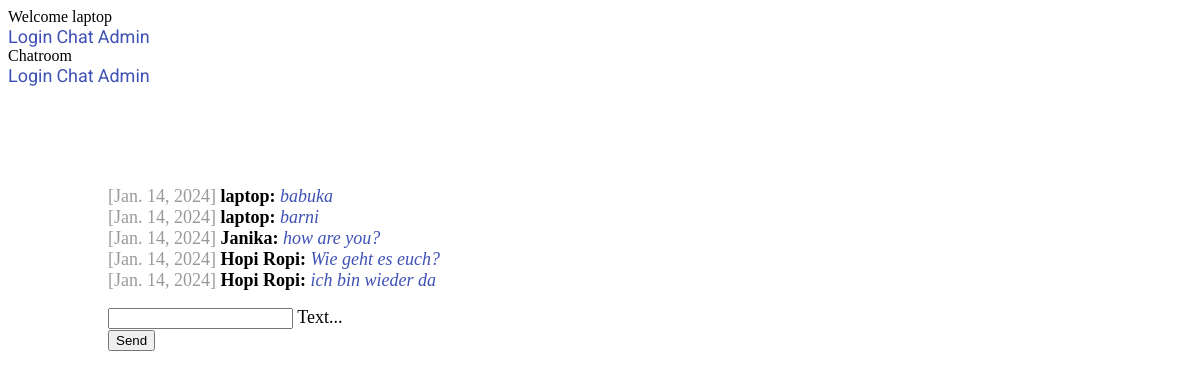
/chat/ (signed in), run on the app's committed database.
### chat/models.py (models this page shows)
class Message(models.Model):
    text = models.CharField(max_length=500)
    created_at = models.DateField(default = date.today)
    chat = models.ForeignKey(Chat, on_delete=models.CASCADE, related_name='chat_message_set', default=None, blank=True, null=True)
    author = models.ForeignKey(settings.AUTH_USER_MODEL, on_delete=models.CASCADE, related_name='author_message_set')
    receiver = models.ForeignKey(settings.AUTH_USER_MODEL, on_delete=models.CASCADE, related_name='receiver_message_set')

### chat/views.py (the view, shortened to what this page needs)
# urls.py: path('chat/', index),
@login_required(login_url = '/login/')
def index(request):
   myChat = Chat.objects.get(id=1)
   chatMessages = Message.objects.filter(chat__id=1)
   return render(request, 'chat/index.html', {'messages': chatMessages})

### chat/templates/chat/index.html (shortened to what this page needs)
{% extends "base.html" %}
{% block content %}
{% if request.user.is_authenticated %}
<div id="messageContainer">
   {% for message in messages %}
     <div>
       <span class="color-gray">[{{ message.created_at }}]{{' '}}</span><b>{{ message.author }}:</b> <i class="color-blue">{{ message.text }}</i>
     </div>
   {% endfor %}
</div>
  <form onsubmit="sendMessage() ; return false;"   method="post">
  <div style="margin-top: 16px;" class="mdl-textfield mdl-js-textfield mdl-textfield--floating-label">
    <input class="mdl-textfield__input" name="textmessage" type="text" id="messageField" />
    <label class="mdl-textfield__label" for="messageField">Text...</label>
  </div>
  <div>
    <button  class="mdl-button mdl-js-button mdl-button--raised mdl-js-ripple-effect mdl-button--accent">Send</button>
  </div>
</form>
{% else %}
  <h1>Nicht eigeloggt</h1>
  <p>Du bist aktuell nicht eingelogt, <br>
  bitte <a href="/login/">hier</a> einlogen.</p>
{% endif %}
{% endblock %}

### templates/base.html (shortened to what this page needs)
<!DOCTYPE html>
<html lang="en">
  <head>
    {% load static %}
    <link rel="stylesheet" href="https://code.getmdl.io/1.3.0/material.indigo-pink.min.css" />
    <link rel="stylesheet" href="{% static 'css/style.css' %}" />
  </head>
  <body>
    <div class="mdl-layout mdl-js-layout mdl-layout--fixed-header">
      <header class="mdl-layout__header">
        <div class="mdl-layout__header-row">
          <span class="mdl-layout-title">
            {% if request.user.is_authenticated %}
              Welcome {{ request.user }}
            {% else %}
              Welcom! Please log in!
            {% endif %}
          </span>
          <nav class="mdl-navigation mdl-layout--large-screen-only">
            <a class="mdl-navigation__link" href="/login/">Login</a>
            <a class="mdl-navigation__link" href="/chat/">Chat</a>
            <a class="mdl-navigation__link" href="/admin/">Admin</a>
          </nav>
        </div>
      </header>
      <div class="mdl-layout__drawer">
        <span class="mdl-layout-title">Chatroom</span>
        <nav class="mdl-navigation">
          <a class="mdl-navigation__link" href="/login/">Login</a>
          <a class="mdl-navigation__link" href="/chat/">Chat</a>
          <a class="mdl-navigation__link" href="/admin/">Admin</a>
        </nav>
      </div>
      <main class="mdl-layout__content">
        <div class="page-content">
          {% block content %}
          {% endblock %}
        </div>
      </main>
    </div>
  </body>
</html>

### static/css/style.css (style rules this page uses)
.page-content { padding: 100px 100px; font-size: 18px; }
i { margin-top: 10px; }
.color-gray { color: rgba(0, 0, 0, 0.4); }
.color-blue { color: rgb(63, 81, 181); margin-right: 8px; }
a { text-decoration: none; color: rgb(63, 81, 181); font-family: 'Roboto', sans-serif; font-size: 18px; }

### data on the page
Message: created_at "Jan. 14, 2024", author "laptop", text "babuka"
Message: created_at "Jan. 14, 2024", author "laptop", text "barni"
Message: created_at "Jan. 14, 2024", author "Janika", text "how are you?"
Message: created_at "Jan. 14, 2024", author "Hopi Ropi", text "Wie geht es euch?"
Message: created_at "Jan. 14, 2024", author "Hopi Ropi", text "ich bin wieder da"

### other printed values
{{ request.user }} "laptop"
